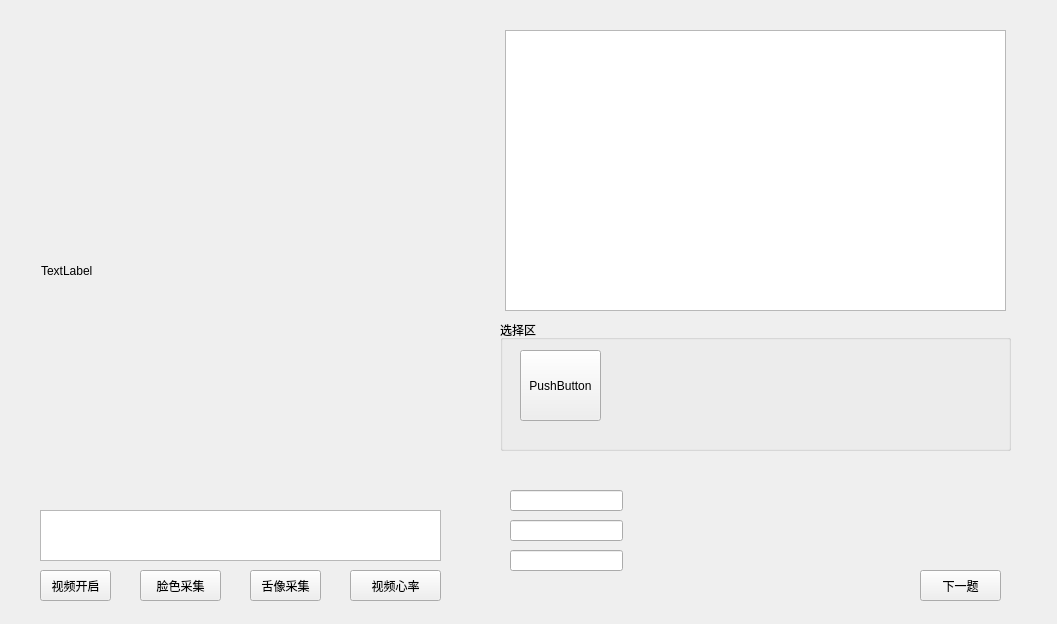
<?xml version="1.0" encoding="UTF-8"?>
<ui version="4.0">
 <class>Form</class>
 <widget class="QWidget" name="Form">
  <property name="geometry">
   <rect>
    <x>0</x>
    <y>0</y>
    <width>1057</width>
    <height>624</height>
   </rect>
  </property>
  <property name="windowTitle">
   <string>Form</string>
  </property>
  <widget class="QLabel" name="label">
   <property name="geometry">
    <rect>
     <x>41</x>
     <y>40</y>
     <width>401</width>
     <height>461</height>
    </rect>
   </property>
   <property name="text">
    <string>TextLabel</string>
   </property>
  </widget>
  <widget class="QTextBrowser" name="textBrowser">
   <property name="geometry">
    <rect>
     <x>505</x>
     <y>30</y>
     <width>501</width>
     <height>281</height>
    </rect>
   </property>
  </widget>
  <widget class="QToolButton" name="toolButton">
   <property name="geometry">
    <rect>
     <x>40</x>
     <y>570</y>
     <width>71</width>
     <height>31</height>
    </rect>
   </property>
   <property name="text">
    <string>视频开启</string>
   </property>
  </widget>
  <widget class="QToolButton" name="toolButton_2">
   <property name="geometry">
    <rect>
     <x>140</x>
     <y>570</y>
     <width>81</width>
     <height>31</height>
    </rect>
   </property>
   <property name="text">
    <string>脸色采集</string>
   </property>
  </widget>
  <widget class="QToolButton" name="toolButton_3">
   <property name="geometry">
    <rect>
     <x>250</x>
     <y>570</y>
     <width>71</width>
     <height>31</height>
    </rect>
   </property>
   <property name="text">
    <string>舌像采集</string>
   </property>
  </widget>
  <widget class="QToolButton" name="toolButton_4">
   <property name="geometry">
    <rect>
     <x>350</x>
     <y>570</y>
     <width>91</width>
     <height>31</height>
    </rect>
   </property>
   <property name="text">
    <string>视频心率</string>
   </property>
  </widget>
  <widget class="QToolButton" name="toolButton_5">
   <property name="geometry">
    <rect>
     <x>920</x>
     <y>570</y>
     <width>81</width>
     <height>31</height>
    </rect>
   </property>
   <property name="text">
    <string>下一题</string>
   </property>
  </widget>
  <widget class="QGroupBox" name="groupBox">
   <property name="geometry">
    <rect>
     <x>500</x>
     <y>320</y>
     <width>511</width>
     <height>131</height>
    </rect>
   </property>
   <property name="title">
    <string>选择区</string>
   </property>
   <widget class="QPushButton" name="pushButton">
    <property name="geometry">
     <rect>
      <x>20</x>
      <y>30</y>
      <width>81</width>
      <height>71</height>
     </rect>
    </property>
    <property name="text">
     <string>PushButton</string>
    </property>
   </widget>
  </widget>
  <widget class="QTextEdit" name="textEdit">
   <property name="geometry">
    <rect>
     <x>40</x>
     <y>510</y>
     <width>401</width>
     <height>51</height>
    </rect>
   </property>
  </widget>
  <widget class="QLineEdit" name="lineEdit">
   <property name="geometry">
    <rect>
     <x>510</x>
     <y>490</y>
     <width>113</width>
     <height>21</height>
    </rect>
   </property>
  </widget>
  <widget class="QLineEdit" name="lineEdit_2">
   <property name="geometry">
    <rect>
     <x>510</x>
     <y>520</y>
     <width>113</width>
     <height>21</height>
    </rect>
   </property>
  </widget>
  <widget class="QLineEdit" name="lineEdit_3">
   <property name="geometry">
    <rect>
     <x>510</x>
     <y>550</y>
     <width>113</width>
     <height>21</height>
    </rect>
   </property>
  </widget>
 </widget>
 <resources/>
 <connections/>
</ui>
